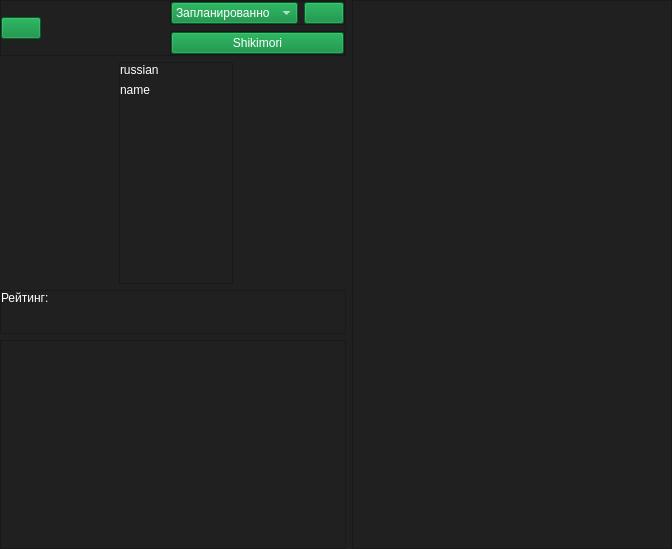
<?xml version="1.0" encoding="UTF-8"?>
<ui version="4.0">
 <class>Form</class>
 <widget class="QWidget" name="Form">
  <property name="geometry">
   <rect>
    <x>0</x>
    <y>0</y>
    <width>672</width>
    <height>549</height>
   </rect>
  </property>
  <property name="windowTitle">
   <string>Form</string>
  </property>
  <property name="styleSheet">
   <string notr="true">color: rgb(255, 255, 255);
background-color: rgb(32, 32, 32);</string>
  </property>
  <layout class="QHBoxLayout" name="horizontalLayout_6">
   <property name="leftMargin">
    <number>0</number>
   </property>
   <property name="topMargin">
    <number>0</number>
   </property>
   <property name="rightMargin">
    <number>0</number>
   </property>
   <property name="bottomMargin">
    <number>0</number>
   </property>
   <item>
    <layout class="QVBoxLayout" name="verticalLayout_2">
     <item>
      <widget class="QFrame" name="frame">
       <property name="frameShape">
        <enum>QFrame::StyledPanel</enum>
       </property>
       <property name="frameShadow">
        <enum>QFrame::Raised</enum>
       </property>
       <layout class="QHBoxLayout" name="horizontalLayout">
        <property name="leftMargin">
         <number>0</number>
        </property>
        <property name="topMargin">
         <number>0</number>
        </property>
        <property name="rightMargin">
         <number>0</number>
        </property>
        <property name="bottomMargin">
         <number>0</number>
        </property>
        <item>
         <widget class="QPushButton" name="btn_back">
          <property name="styleSheet">
           <string notr="true">background-color: rgb(0, 133, 52);
color: rgb(255, 255, 255);</string>
          </property>
          <property name="text">
           <string/>
          </property>
          <property name="icon">
           <iconset>
            <normalon>images/back.png</normalon>
           </iconset>
          </property>
         </widget>
        </item>
        <item>
         <spacer name="horizontalSpacer">
          <property name="orientation">
           <enum>Qt::Horizontal</enum>
          </property>
          <property name="sizeHint" stdset="0">
           <size>
            <width>123</width>
            <height>36</height>
           </size>
          </property>
         </spacer>
        </item>
        <item>
         <layout class="QVBoxLayout" name="verticalLayout_4">
          <item>
           <widget class="QFrame" name="add_lib_frame">
            <property name="frameShape">
             <enum>QFrame::StyledPanel</enum>
            </property>
            <property name="frameShadow">
             <enum>QFrame::Raised</enum>
            </property>
            <layout class="QHBoxLayout" name="horizontalLayout_4">
             <property name="leftMargin">
              <number>0</number>
             </property>
             <property name="topMargin">
              <number>0</number>
             </property>
             <property name="rightMargin">
              <number>0</number>
             </property>
             <property name="bottomMargin">
              <number>0</number>
             </property>
             <item>
              <widget class="QComboBox" name="lib_list">
               <property name="styleSheet">
                <string notr="true">background-color: rgb(0, 133, 52);
color: rgb(255, 255, 255);</string>
               </property>
               <item>
                <property name="text">
                 <string>Запланированно</string>
                </property>
               </item>
               <item>
                <property name="text">
                 <string>Прочитано</string>
                </property>
               </item>
               <item>
                <property name="text">
                 <string>Читаю</string>
                </property>
               </item>
               <item>
                <property name="text">
                 <string>Перечитываю</string>
                </property>
               </item>
               <item>
                <property name="text">
                 <string>Отложено</string>
                </property>
               </item>
               <item>
                <property name="text">
                 <string>Брошено</string>
                </property>
               </item>
              </widget>
             </item>
             <item>
              <widget class="QPushButton" name="btn_add_to_lib">
               <property name="styleSheet">
                <string notr="true">background-color: rgb(0, 133, 52);
color: rgb(255, 255, 255);</string>
               </property>
               <property name="text">
                <string/>
               </property>
               <property name="icon">
                <iconset>
                 <normalon>images/favorite.png</normalon>
                </iconset>
               </property>
              </widget>
             </item>
            </layout>
           </widget>
          </item>
          <item>
           <widget class="QFrame" name="add_shikimrori_frame">
            <property name="frameShape">
             <enum>QFrame::StyledPanel</enum>
            </property>
            <property name="frameShadow">
             <enum>QFrame::Raised</enum>
            </property>
            <layout class="QHBoxLayout" name="horizontalLayout_5">
             <property name="leftMargin">
              <number>0</number>
             </property>
             <property name="topMargin">
              <number>0</number>
             </property>
             <property name="rightMargin">
              <number>0</number>
             </property>
             <property name="bottomMargin">
              <number>0</number>
             </property>
             <item>
              <widget class="QPushButton" name="pushButton">
               <property name="styleSheet">
                <string notr="true">background-color: rgb(0, 133, 52);
color: rgb(255, 255, 255);</string>
               </property>
               <property name="text">
                <string>Shikimori</string>
               </property>
              </widget>
             </item>
            </layout>
           </widget>
          </item>
         </layout>
        </item>
       </layout>
      </widget>
     </item>
     <item>
      <layout class="QHBoxLayout" name="horizontalLayout_3">
       <item>
        <widget class="QLabel" name="image">
         <property name="sizePolicy">
          <sizepolicy hsizetype="MinimumExpanding" vsizetype="Minimum">
           <horstretch>0</horstretch>
           <verstretch>0</verstretch>
          </sizepolicy>
         </property>
         <property name="text">
          <string/>
         </property>
         <property name="scaledContents">
          <bool>true</bool>
         </property>
        </widget>
       </item>
       <item>
        <widget class="QFrame" name="name_frame">
         <property name="sizePolicy">
          <sizepolicy hsizetype="Expanding" vsizetype="Expanding">
           <horstretch>0</horstretch>
           <verstretch>0</verstretch>
          </sizepolicy>
         </property>
         <property name="frameShape">
          <enum>QFrame::StyledPanel</enum>
         </property>
         <property name="frameShadow">
          <enum>QFrame::Raised</enum>
         </property>
         <layout class="QVBoxLayout" name="verticalLayout">
          <property name="leftMargin">
           <number>0</number>
          </property>
          <property name="topMargin">
           <number>0</number>
          </property>
          <property name="rightMargin">
           <number>0</number>
          </property>
          <property name="bottomMargin">
           <number>0</number>
          </property>
          <item>
           <widget class="QLabel" name="russian">
            <property name="text">
             <string>russian</string>
            </property>
            <property name="wordWrap">
             <bool>true</bool>
            </property>
           </widget>
          </item>
          <item>
           <widget class="QLabel" name="name">
            <property name="text">
             <string>name</string>
            </property>
            <property name="wordWrap">
             <bool>true</bool>
            </property>
           </widget>
          </item>
          <item>
           <spacer name="verticalSpacer">
            <property name="orientation">
             <enum>Qt::Vertical</enum>
            </property>
            <property name="sizeHint" stdset="0">
             <size>
              <width>38</width>
              <height>186</height>
             </size>
            </property>
           </spacer>
          </item>
         </layout>
        </widget>
       </item>
       <item>
        <spacer name="horizontalSpacer_2">
         <property name="orientation">
          <enum>Qt::Horizontal</enum>
         </property>
         <property name="sizeHint" stdset="0">
          <size>
           <width>40</width>
           <height>20</height>
          </size>
         </property>
        </spacer>
       </item>
      </layout>
     </item>
     <item>
      <widget class="QFrame" name="rate_frame">
       <property name="frameShape">
        <enum>QFrame::StyledPanel</enum>
       </property>
       <property name="frameShadow">
        <enum>QFrame::Raised</enum>
       </property>
       <layout class="QVBoxLayout" name="verticalLayout_3">
        <property name="leftMargin">
         <number>0</number>
        </property>
        <property name="topMargin">
         <number>0</number>
        </property>
        <property name="rightMargin">
         <number>0</number>
        </property>
        <property name="bottomMargin">
         <number>0</number>
        </property>
        <item>
         <widget class="QLabel" name="rate">
          <property name="text">
           <string>Рейтинг:</string>
          </property>
         </widget>
        </item>
        <item>
         <layout class="QHBoxLayout" name="horizontalLayout_2">
          <item>
           <widget class="QPushButton" name="star_1">
            <property name="enabled">
             <bool>false</bool>
            </property>
            <property name="styleSheet">
             <string notr="true">color: rgb(255, 255, 255);
background-color: rgb(45, 45, 45);</string>
            </property>
            <property name="text">
             <string/>
            </property>
            <property name="autoDefault">
             <bool>false</bool>
            </property>
            <property name="flat">
             <bool>true</bool>
            </property>
           </widget>
          </item>
          <item>
           <widget class="QPushButton" name="star_2">
            <property name="enabled">
             <bool>false</bool>
            </property>
            <property name="text">
             <string/>
            </property>
            <property name="autoDefault">
             <bool>false</bool>
            </property>
            <property name="flat">
             <bool>true</bool>
            </property>
           </widget>
          </item>
          <item>
           <widget class="QPushButton" name="star_3">
            <property name="enabled">
             <bool>false</bool>
            </property>
            <property name="text">
             <string/>
            </property>
            <property name="autoDefault">
             <bool>false</bool>
            </property>
            <property name="flat">
             <bool>true</bool>
            </property>
           </widget>
          </item>
          <item>
           <widget class="QPushButton" name="star_4">
            <property name="enabled">
             <bool>false</bool>
            </property>
            <property name="text">
             <string/>
            </property>
            <property name="autoDefault">
             <bool>false</bool>
            </property>
            <property name="flat">
             <bool>true</bool>
            </property>
           </widget>
          </item>
          <item>
           <widget class="QPushButton" name="star_5">
            <property name="enabled">
             <bool>false</bool>
            </property>
            <property name="text">
             <string/>
            </property>
            <property name="autoDefault">
             <bool>false</bool>
            </property>
            <property name="flat">
             <bool>true</bool>
            </property>
           </widget>
          </item>
          <item>
           <spacer name="horizontalSpacer_5">
            <property name="orientation">
             <enum>Qt::Horizontal</enum>
            </property>
            <property name="sizeHint" stdset="0">
             <size>
              <width>40</width>
              <height>20</height>
             </size>
            </property>
           </spacer>
          </item>
         </layout>
        </item>
       </layout>
      </widget>
     </item>
     <item>
      <widget class="QTextEdit" name="description">
       <property name="enabled">
        <bool>true</bool>
       </property>
       <property name="focusPolicy">
        <enum>Qt::ClickFocus</enum>
       </property>
       <property name="undoRedoEnabled">
        <bool>true</bool>
       </property>
       <property name="readOnly">
        <bool>true</bool>
       </property>
      </widget>
     </item>
    </layout>
   </item>
   <item>
    <widget class="QListWidget" name="chapters">
     <property name="enabled">
      <bool>true</bool>
     </property>
    </widget>
   </item>
  </layout>
 </widget>
 <resources/>
 <connections/>
</ui>
